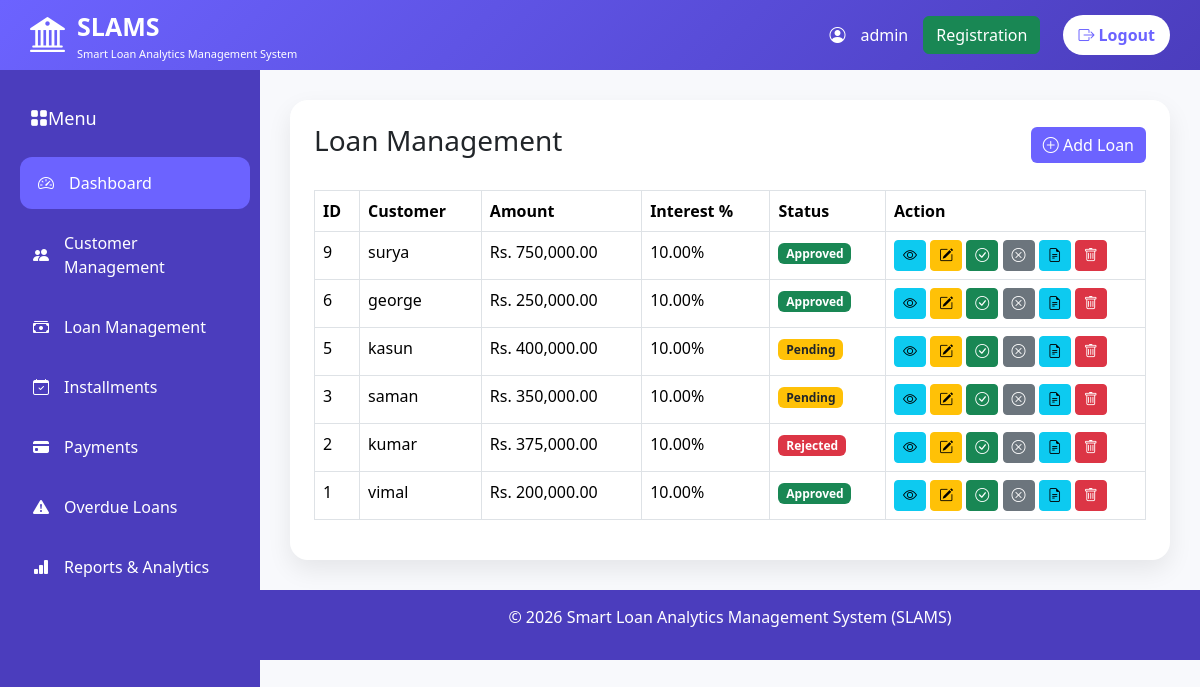
The app's page /loans/loan_list.php (signed in) with its own data.
### tables this page shows
CREATE TABLE `loans` (
  `id` int(11) NOT NULL,
  `customer_id` int(11) DEFAULT NULL,
  `amount` decimal(10,2) DEFAULT NULL,
  `interest_rate` decimal(5,2) DEFAULT NULL,
  `status` varchar(20) DEFAULT 'pending',
  `total_repayable` decimal(10,2) DEFAULT 0.00,
  `outstanding_balance` decimal(10,2) DEFAULT 0.00,
  `created_at` date DEFAULT NULL
);

CREATE TABLE `users` (
  `id` int(11) NOT NULL,
  `name` varchar(100) DEFAULT NULL,
  `email` varchar(100) DEFAULT NULL,
  `password` varchar(255) DEFAULT NULL,
  `role` enum('admin','customer') DEFAULT 'customer'
);

### loans/loan_list.php (the view, shortened to what this page needs)
<?php
include "../config/auth.php";
include "../includes/header.php";
include "../includes/navbar.php";
include "../includes/sidebar.php";
$sql = "SELECT loans.*, users.name
        FROM loans
        INNER JOIN customers ON loans.customer_id = customers.id
        INNER JOIN users ON customers.user_id = users.id
        ORDER BY loans.id DESC";
$result = $conn->query($sql);
?>
<div class="content">
<div class="card p-4">
<div class="d-flex justify-content-between align-items-center mb-4">
<h3>Loan Management</h3>
<a href="add_loan.php" class="btn btn-primary">
<i class="bi bi-plus-circle"></i>
Add Loan
</a>
</div>
<table class="table table-bordered table-hover">
<thead>
<tr>
<th>ID</th>
<th>Customer</th>
<th>Amount</th>
<th>Interest %</th>
<th>Status</th>
<th width="260">Action</th>
</tr>
</thead>
<tbody>
<?php
if($result->num_rows>0){
while($row=$result->fetch_assoc()){
?>
<tr>
<td><?= $row['id']; ?></td>
<td><?= $row['name']; ?></td>
<td>Rs. <?= number_format($row['amount'],2); ?></td>
<td><?= $row['interest_rate']; ?>%</td>
<td>
<?php
if($row['status']=="Approved"){
echo "<span class='badge bg-success'>Approved</span>";
}elseif($row['status']=="Rejected"){
echo "<span class='badge bg-danger'>Rejected</span>";
}else{
echo "<span class='badge bg-warning text-dark'>Pending</span>";
}
?>
</td>
<td>
<a href="view_loan.php?id=<?php echo $row['id']; ?>" class="btn btn-info btn-sm">
<i class="bi bi-eye"></i>
</a>
<a href="edit_loan.php?id=<?php echo $row['id']; ?>" class="btn btn-warning btn-sm">
<i class="bi bi-pencil-square"></i>
</a>
<a href="approve_loan.php?id=<?php echo $row['id']; ?>" class="btn btn-success btn-sm">
<i class="bi bi-check-circle"></i>
</a>
<a href="reject_loan.php?id=<?php echo $row['id']; ?>" class="btn btn-secondary btn-sm">
<i class="bi bi-x-circle"></i>
</a>
<a href="loan_details.php?id=<?php echo $row['id']; ?>"
class="btn btn-info btn-sm">
<i class="bi bi-file-earmark-text"></i>
</a>
<a href="delete_loan.php?id=<?php echo $row['id']; ?>"
class="btn btn-danger btn-sm"
onclick="return confirm('Delete Loan?')">
<i class="bi bi-trash"></i>
</a>
</td>
</tr>
<?php
}
}
?>
</tbody>
</table>
</div>
</div>
<?php include "../includes/footer.php"; ?>

### assets/css/style.css (style rules this page uses)
* { box-sizing:border-box; }
body { margin:0; font-family:Arial, sans-serif sans-serif; background:#f5f3ff; }
* { margin:0; padding:0; box-sizing:border-box; }
body { background:#F8F9FC; font-family:'Segoe UI',sans-serif; }
.content { margin-left:260px; padding:100px 30px 30px; }
.card { border:none; border-radius:18px; box-shadow:0 10px 25px rgba(0,0,0,0.08); }
.btn-primary { background:#6C63FF; border:none; }
.table thead { background:#6C63FF; color:white; }

### records on screen
loans: id "9", users.name "surya", amount "750,000.00", interest_rate "10.00", status "Approved"
loans: id "6", users.name "george", amount "250,000.00", interest_rate "10.00", status "Approved"
loans: id "5", users.name "kasun", amount "400,000.00", interest_rate "10.00", status "Pending"
loans: id "3", users.name "saman", amount "350,000.00", interest_rate "10.00", status "Pending"
loans: id "2", users.name "kumar", amount "375,000.00", interest_rate "10.00", status "Rejected"
loans: id "1", users.name "vimal", amount "200,000.00", interest_rate "10.00", status "Approved"

### other values on screen
$_SESSION['name'] "admin"
